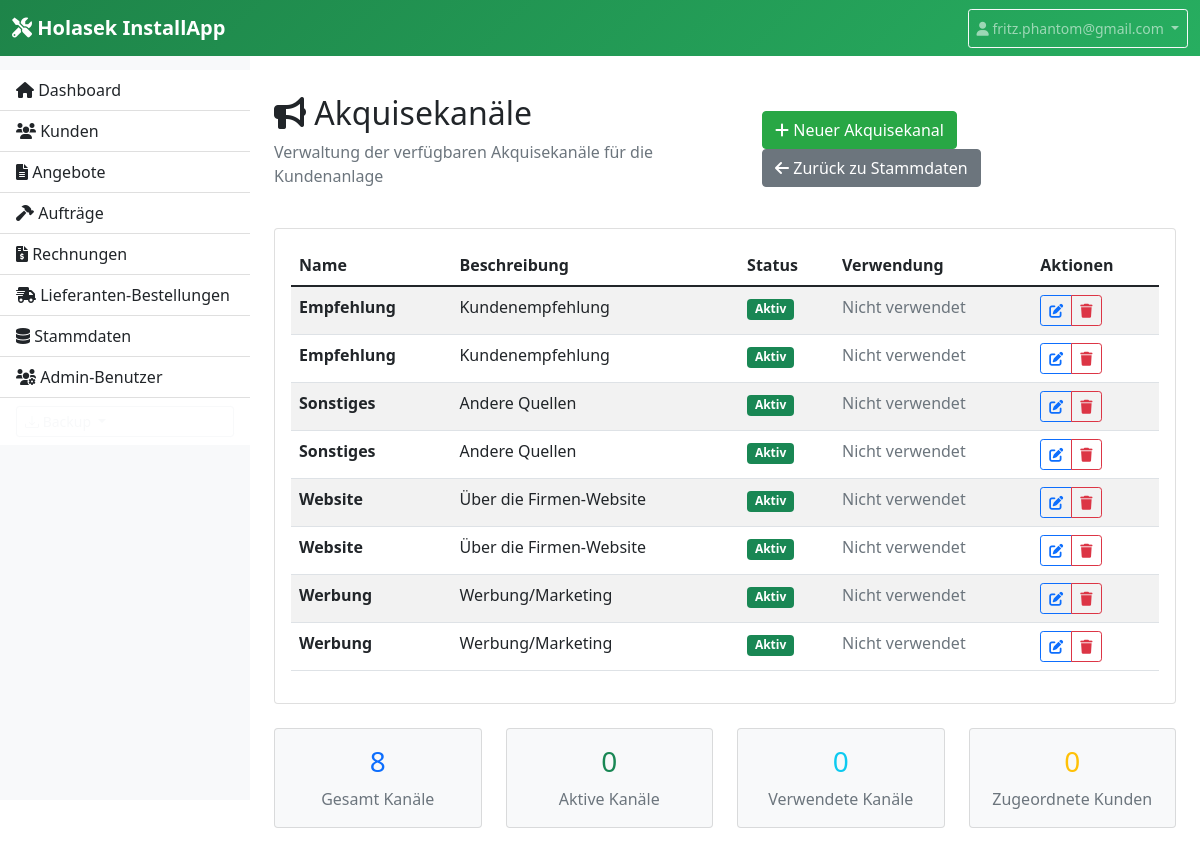
Page /stammdaten/akquise (signed in) on the committed database.
### models.py (models this page shows, shortened)
class AcquisitionChannel(db.Model):
    id = db.Column(db.Integer, primary_key=True)
    name = db.Column(db.String(100), nullable=False, unique=True)
    description = db.Column(db.Text)
    is_active = db.Column(db.Boolean, default=True)
    created_at = db.Column(db.DateTime, default=datetime.utcnow)

### app.py (the view)
    @app.route('/stammdaten/akquise')
    @login_required
    def acquisition_channels():
        channels = AcquisitionChannel.query.order_by(AcquisitionChannel.name).all()
        return render_template('acquisition_channels.html', channels=channels)

### app.py (called while the page is built)
def login_required(login_function):
    from functools import wraps
    @wraps(login_function)
    def login_decorated_function(*args, **kwargs):
        if 'login_admin_id' not in session:
            return redirect(url_for('login'))
        return login_function(*args, **kwargs)
    return login_decorated_function

### templates/acquisition_channels.html (shortened to what this page needs)
{% extends "base.html" %}
{% block content %}
<div class="d-flex justify-content-between align-items-center mb-4">
    <div>
        <h2><i class="fas fa-bullhorn"></i> Akquisekanäle</h2>
        <p class="text-muted">Verwaltung der verfügbaren Akquisekanäle für die Kundenanlage</p>
    </div>
    <div>
        <a href="{{ url_for('new_acquisition_channel') }}" class="btn btn-primary">
            <i class="fas fa-plus"></i> Neuer Akquisekanal
        </a>
        <a href="{{ url_for('stammdaten') }}" class="btn btn-secondary">
            <i class="fas fa-arrow-left"></i> Zurück zu Stammdaten
        </a>
    </div>
</div>
{% if channels %}
<div class="card">
    <div class="card-body">
        <div class="table-responsive">
            <table class="table table-striped">
                <thead>
                    <tr>
                        <th>Name</th>
                        <th>Beschreibung</th>
                        <th>Status</th>
                        <th>Verwendung</th>
                        <th>Aktionen</th>
                    </tr>
                </thead>
                <tbody>
                    {% for channel in channels %}
                    <tr>
                        <td>
                            <strong>{{ channel.name }}</strong>
                        </td>
                        <td>
                            {{ channel.description or '-' }}
                        </td>
                        <td>
                            {% if channel.is_active %}
                                <span class="badge bg-success">Aktiv</span>
                            {% else %}
                                <span class="badge bg-secondary">Inaktiv</span>
                            {% endif %}
                        </td>
                        <td>
                            {% set customer_count = channel.customers|length %}
                            {% if customer_count > 0 %}
                                <span class="badge bg-info">{{ customer_count }} Kunde(n)</span>
                            {% else %}
                                <span class="text-muted">Nicht verwendet</span>
                            {% endif %}
                        </td>
                        <td>
                            <div class="btn-group" role="group">
                                <a href="{{ url_for('edit_acquisition_channel', id=channel.id) }}"
                                   class="btn btn-outline-primary btn-sm"
                                   title="Bearbeiten">
                                    <i class="fas fa-edit"></i>
                                </a>
                                {% if channel.customers|length == 0 %}
                                <a href="{{ url_for('delete_acquisition_channel', id=channel.id) }}"
                                   class="btn btn-outline-danger btn-sm"
                                   title="Löschen"
                                   onclick="return confirm('Akquisekanal &quot;{{ channel.name }}&quot; wirklich löschen?')">
                                    <i class="fas fa-trash"></i>
                                </a>
                                {% else %}
                                <button class="btn btn-outline-secondary btn-sm disabled"
                                        title="Kann nicht gelöscht werden - wird von Kunden verwendet"
                                        disabled>
                                    <i class="fas fa-lock"></i>
                                </button>
                                {% endif %}
                            </div>
                        </td>
                    </tr>
                    {% endfor %}
                </tbody>
            </table>
        </div>
    </div>
</div>
<div class="row mt-4">
    <div class="col-md-3">
        <div class="card bg-light">
            <div class="card-body text-center">
                <h3 class="text-primary">{{ channels|length }}</h3>
                <p class="text-muted mb-0">Gesamt Kanäle</p>
            </div>
        </div>
    </div>
    <div class="col-md-3">
        <div class="card bg-light">
            <div class="card-body text-center">
                {% set active_channels = 0 %}
                {% for channel in channels %}
                    {% if channel.is_active %}
                        {% set active_channels = active_channels + 1 %}
                    {% endif %}
                {% endfor %}
                <h3 class="text-success">{{ active_channels }}</h3>
                <p class="text-muted mb-0">Aktive Kanäle</p>
            </div>
        </div>
    </div>
    <div class="col-md-3">
        <div class="card bg-light">
            <div class="card-body text-center">
                {% set used_channels = 0 %}
                {% for channel in channels %}
                    {% if channel.customers %}
                        {% set used_channels = used_channels + 1 %}
                    {% endif %}
                {% endfor %}
                <h3 class="text-info">{{ used_channels }}</h3>
                <p class="text-muted mb-0">Verwendete Kanäle</p>
            </div>
        </div>
    </div>
    <div class="col-md-3">
        <div class="card bg-light">
            <div class="card-body text-center">
                {% set total_customers = 0 %}
                {% for channel in channels %}
                    {% set total_customers = total_customers + channel.customers|length %}
                {% endfor %}
                <h3 class="text-warning">{{ total_customers }}</h3>
                <p class="text-muted mb-0">Zugeordnete Kunden</p>
            </div>
        </div>
    </div>
</div>
{% endif %}
{% endblock %}

### templates/base.html (shortened to what this page needs)
<!DOCTYPE html>
<html lang="de">
<head>
    <link href="https://cdn.jsdelivr.net/npm/bootstrap@5.1.3/dist/css/bootstrap.min.css" rel="stylesheet">
    <link href="https://cdnjs.cloudflare.com/ajax/libs/font-awesome/6.0.0/css/all.min.css" rel="stylesheet">
    <link href="https://cdn.jsdelivr.net/npm/bootstrap-icons@1.8.1/font/bootstrap-icons.css" rel="stylesheet">
</head>
<body>
    <nav class="navbar navbar-expand-lg navbar-dark bg-dark fixed-top">
        <div class="container-fluid">
            <a class="navbar-brand" href="{{ url_for('index') }}">
                <i class="fas fa-tools"></i> Holasek InstallApp
            </a>
            <div class="navbar-nav ms-auto">
                {% if session.login_admin_id %}
                    <div class="nav-item dropdown">
                        <a class="nav-link dropdown-toggle btn btn-outline-light btn-sm" href="#" role="button" data-bs-toggle="dropdown">
                            <i class="fas fa-user"></i> {{ session.login_admin_username }}
                        </a>
                    </div>
                {% endif %}
            </div>
        </div>
    </nav>
    <div class="sidebar d-none d-md-block">
        <div class="list-group list-group-flush">
            <a href="{{ url_for('index') }}" class="list-group-item list-group-item-action">
                <i class="fas fa-home"></i> Dashboard
            </a>
            <a href="{{ url_for('customers') }}" class="list-group-item list-group-item-action">
                <i class="fas fa-users"></i> Kunden
            </a>
            <a href="{{ url_for('quotes') }}" class="list-group-item list-group-item-action">
                <i class="fas fa-file-alt"></i> Angebote
            </a>
            <a href="{{ url_for('orders') }}" class="list-group-item list-group-item-action">
                <i class="fas fa-hammer"></i> Aufträge
            </a>
            <a href="{{ url_for('invoices') }}" class="list-group-item list-group-item-action">
                <i class="fas fa-file-invoice-dollar"></i> Rechnungen
            </a>
            <a href="{{ url_for('supplier_orders') }}" class="list-group-item list-group-item-action">
                <i class="fas fa-shipping-fast"></i> Lieferanten-Bestellungen
            </a>
            <a href="{{ url_for('stammdaten') }}" class="list-group-item list-group-item-action">
                <i class="fas fa-database"></i> Stammdaten
            </a>
            <a href="/admin/users" class="list-group-item list-group-item-action">
                <i class="fas fa-users-cog"></i> Admin-Benutzer
            </a>
            <div class="list-group-item">
                <div class="dropdown">
                    <button class="btn btn-outline-light btn-sm dropdown-toggle w-100 text-start" type="button" data-bs-toggle="dropdown">
                        <i class="bi bi-download"></i> Backup
                    </button>
                </div>
            </div>
        </div>
    </div>
    <div class="main-content">
        <div class="container-fluid p-4">
            {% block content %}{% endblock %}
        </div>
    </div>
</body>
</html>

### templates/base.html (style rules this page uses)
.navbar-brand { font-weight: bold; }
.sidebar { min-height: 100vh; background-color: #f8f9fa; }
.main-content { margin-left: 0; }
@media (min-width: 768px) { .sidebar { position: fixed; top: 0; left: 0; width: 250px; padding-top: 70px; } }
@media (min-width: 768px) { .main-content { margin-left: 250px; padding-top: 70px; } }
.btn-primary { background-color: #28a745; border-color: #28a745; }
.navbar-dark { background: linear-gradient(135deg, #1e8449 0%, #27ae60 100%) !important; }

### rows in the picture
AcquisitionChannel: name "Empfehlung", description "Kundenempfehlung", is_active "Aktiv"
AcquisitionChannel: name "Empfehlung", description "Kundenempfehlung", is_active "Aktiv"
AcquisitionChannel: name "Sonstiges", description "Andere Quellen", is_active "Aktiv"
AcquisitionChannel: name "Sonstiges", description "Andere Quellen", is_active "Aktiv"
AcquisitionChannel: name "Website", description "Über die Firmen-Website", is_active "Aktiv"
AcquisitionChannel: name "Website", description "Über die Firmen-Website", is_active "Aktiv"
AcquisitionChannel: name "Werbung", description "Werbung/Marketing", is_active "Aktiv"
AcquisitionChannel: name "Werbung", description "Werbung/Marketing", is_active "Aktiv"

### other values in the picture
{{ session.login_admin_username }} "fritz.phantom@gmail.com"
{{ channels|length }} "8"
{{ active_channels }} "0"
{{ used_channels }} "0"
{{ total_customers }} "0"
